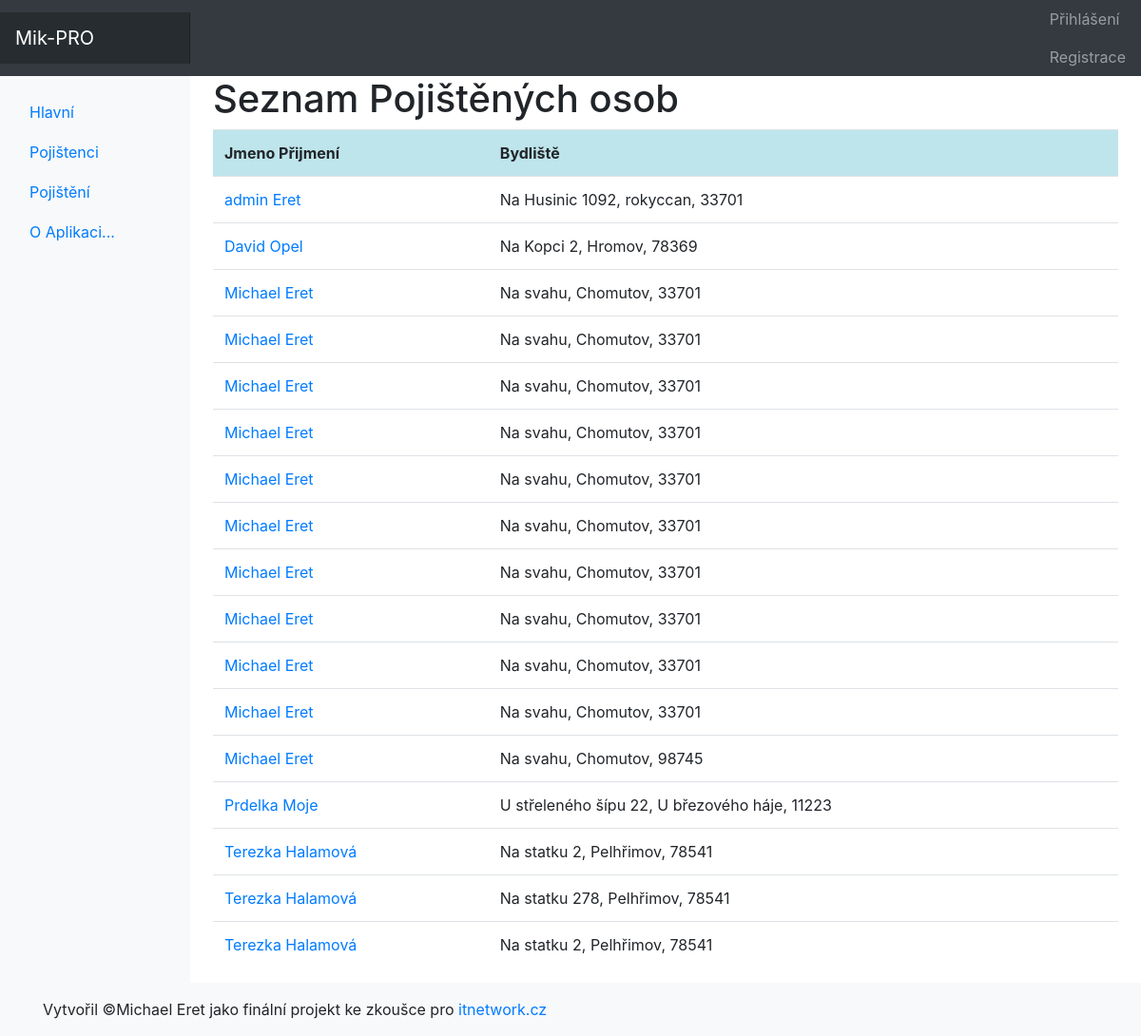
Page /pojistenci on the committed database.
### tables this page shows
CREATE TABLE `pojistenci` (
  `id_pojistence` int(11) NOT NULL,
  `jmeno` varchar(255) NOT NULL,
  `prijmeni` varchar(255) NOT NULL,
  `email` varchar(255) NOT NULL,
  `telefon` int(12) NOT NULL,
  `ulice` varchar(255) NOT NULL,
  `mesto` varchar(255) NOT NULL,
  `psc` int(6) NOT NULL
);

### kontrolery/SmerovacKontroler.php (called while the page is built, shortened)
<?php
class SmerovacKontroler extends Kontroler
{
    protected Kontroler $kontroler;
    private function pomlckyDOVelbloudiNotace(string $text): string
    {
        $veta = str_replace('-', ' ', $text);
        $veta = ucwords($veta);
        $veta = str_replace(' ', '', $veta);
        return $veta;
    }
    private function parsujURL(string $url): array
    {
        $naparsovanaURL = parse_url($url);
        $naparsovanaURL["path"] = ltrim($naparsovanaURL["path"], "/");
        $naparsovanaURL["path"] = trim($naparsovanaURL["path"]);
        $rozdelenaCesta = explode("/", $naparsovanaURL["path"]);
        return $rozdelenaCesta;
    }
    public function zpracuj(array $parametry): void
    {
        $naparsovanaURL = $this->parsujURL($parametry[0]);
        $tridaKontroleru = $this->pomlckyDOVelbloudiNotace(array_shift($naparsovanaURL)) . 'Kontroler';
        if (file_exists('kontrolery/' . $tridaKontroleru . '.php')) {
            $this->kontroler = new $tridaKontroleru;
        } else {
            $this->presmeruj('chyba');
        }
        $this->kontroler->zpracuj($naparsovanaURL);
        $this->pohled = 'rozlozeni';
    }
}

### index.php (called while the page is built, shortened)
<?php
$smerovac = new SmerovacKontroler();
$smerovac->zpracuj(array($_SERVER['REQUEST_URI']));
$smerovac->vypisPohled();

### kontrolery/PojistenciKontroler.php (called while the page is built, shortened)
<?php
class PojistenciKontroler extends Kontroler
{
    public function zpracuj(array $parametry): void
    {
        $spravcePojistencu = new SpravcePojistencu();
        $spravcePojisteni = new SpravcePojisteni();
        if (!empty($parametry[0])) {
            $pojistnik = $spravcePojistencu->detailPojistnik($parametry[0]);
            $pojisteni = $spravcePojisteni->detailPojisteni($parametry[0]);
            if (!$pojistnik) {
                $this->presmeruj('chyba');
            }
            $this->data['id_pojistence'] = $pojistnik['id_pojistence'];
            $this->data['pojisteni'] = $pojisteni;
            $this->data['jmeno'] = $pojistnik['jmeno'];
            $this->data['prijmeni'] = $pojistnik['prijmeni'];
            $this->data['email'] = $pojistnik['email'];
            $this->data['telefon'] = $pojistnik['telefon'];
            $this->data['ulice'] = $pojistnik['ulice'];
            $this->data['mesto'] = $pojistnik['mesto'];
            $this->data['psc'] = $pojistnik['psc'];
            $this->pohled = 'pojistnik';
        } else {
            $pojistenci = $spravcePojistencu->vypisAll();
            $this->pohled = 'pojistenci';
        }
    }
}

### modely/Db.php (called while the page is built, shortened)
<?php
class Db {
    private static $spojeni;
    private static array $nastaveni = array(
		PDO::ATTR_ERRMODE => PDO::ERRMODE_EXCEPTION,
		PDO::MYSQL_ATTR_INIT_COMMAND => "SET NAMES utf8",
		PDO::ATTR_EMULATE_PREPARES => false,
	);
    public static function pripoj(string $host, string $uzivatel, string $heslo, string $databaze) : void
    {
		if (!isset(self::$spojeni)) {
			self::$spojeni = @new PDO(
				"mysql:host=$host;dbname=$databaze",
				$uzivatel,
				$heslo,
				self::$nastaveni
			);
		}
	}
    public static function dotazVsechny(string $dotaz, array $parametry = array()) : array|bool
    {
		$navrat = self::$spojeni->prepare($dotaz);
		$navrat->execute($parametry);
		return $navrat->fetchAll();
	}
}

### modely/SpravcePojistencu.php (called while the page is built, shortened)
<?php
class SpravcePojistencu
{
    public function vypisAll(): array
    {
        return Db::dotazVsechny('
    SELECT id_pojistence, jmeno, prijmeni, ulice, mesto, psc
    FROM pojistenci
    ORDER BY jmeno
    ');
    }
}

### pohledy/pojistenci.phtml (the view, shortened to what this page needs)
<h1>Seznam Pojištěných osob</h1>
<table class="table table-hover">
    <tr class="table-info">
        <th>Jmeno Přijmení</th>
        <th>Bydliště</th>
    </tr>
    <?php foreach ($pojistenci as $pojistnik) : ?>
        <tr>
            <td>
                <a href="pojistenci/<?= htmlspecialchars($pojistnik['id_pojistence']) ?>"><?= htmlspecialchars($pojistnik['jmeno']) . ' ' . htmlspecialchars($pojistnik['prijmeni']) ?></a>
            </td>
            <td><?= htmlspecialchars($pojistnik['ulice']) . ', ' . htmlspecialchars($pojistnik['mesto']) . ', ' . htmlspecialchars($pojistnik['psc']) ?></td>
        </tr>
    <?php endforeach ?>
</table>

### kontrolery/Kontroler.php (shortened to what this page needs)
<?php
abstract class Kontroler
{
    protected string $pohled = "";
    public function vypisPohled(): void
    {
        if ($this->pohled) {
            require("pohledy/" . $this->pohled . ".phtml");
        }
    }
}

### pohledy/rozlozeni.phtml (shortened to what this page needs)
<!DOCTYPE html>
<html lang="cs-cz">
    <head>
        <link rel="stylesheet" href="css/bootstrap.min.css" type="text/css">
        <link rel="stylesheet" href="css/nav/dashboard.css">
    </head>
    <body>
    <header class="navbar navbar-dark sticky-top bg-dark flex-md-nowrap p-0 shadow">
        <a class="navbar-brand col-md-3 col-lg-2 me-0 px-3 fs-6" href="stranka">Mik-PRO</a>
        <div class="navbar-nav">
            <div class="nav-item text-nowrap">
                <?php if(isset($_SESSION['uzivatel'])) :?>
                    <a class="nav-link px-3" href="administrace">Administrace</a>
                <a class="nav-link px-3" href="administrace/odhlasit">Odhlásit</a>
                <?php else: ?>
                    <div>
                    <a class="nav-link px-3" href="prihlaseni">Přihlášení</a>
                    </div>
                    <div class="nav-item text-nowrap">
                        <a class="nav-link px-3" href="registrace">Registrace</a>
                    </div>
                <?php endif?>
            </div>
        </div>
    </header>
    <div class="container-fluid">
        <div class="row">
            <nav id="sidebarMenu" class="col-md-2 col-lg-2 d-md-block bg-light ">
                <div class="position-sticky pt-3 sidebar-sticky">
                    <ul class="nav flex-column">
                        <li class="nav-item">
                            <a class="nav-link active" aria-current="page"  href="stranka">
                                Hlavní
                            </a>
                        </li>
                        <li class="nav-item">
                            <a class="nav-link" href="pojistenci">
                                Pojištenci
                            </a>
                        </li>
                        <li class="nav-item">
                            <a class="nav-link" href="pojisteni">
                                Pojištění
                            </a>
                        </li>
                        <li class="nav-item">
                            <a class="nav-link" href="kontakt">
                                O Aplikaci...
                            </a>
                        </li>
                    </ul>
                </div>
            </nav>
            <main class="col-md-9 ms-sm-auto col-lg-10 px-md-4">
                <div class="table-responsive">
                    <?php $this->kontroler->vypisPohled(); ?>
                </div>
            </main>
        </div>
    </div>
        <footer class="footer mt-auto py-3 bg-light">
            <div class="container">
                Vytvořil &copy;Michael Eret jako finální projekt ke zkoušce pro <a href="https://itnetwork.cz">itnetwork.cz</a>
            </div>
        </footer>
    </body>
</html>

### css/nav/dashboard.css (style rules this page uses)
.sidebar-sticky { height: calc(100vh - 48px); overflow-x: hidden; overflow-y: auto; }
.navbar-brand { padding-top: .75rem; padding-bottom: .75rem; background-color: rgba(0, 0, 0, .25); box-shadow: inset -1px 0 0 rgba(0, 0, 0, .25); }

### rows in the picture
pojistenci: jmeno "admin", prijmeni "Eret", ulice "Na Husinic 1092", mesto "rokyccan", psc "33701"
pojistenci: jmeno "David", prijmeni "Opel", ulice "Na Kopci 2", mesto "Hromov", psc "78369"
pojistenci: jmeno "Michael", prijmeni "Eret", ulice "Na svahu", mesto "Chomutov", psc "33701"
pojistenci: jmeno "Michael", prijmeni "Eret", ulice "Na svahu", mesto "Chomutov", psc "33701"
pojistenci: jmeno "Michael", prijmeni "Eret", ulice "Na svahu", mesto "Chomutov", psc "33701"
pojistenci: jmeno "Michael", prijmeni "Eret", ulice "Na svahu", mesto "Chomutov", psc "33701"
pojistenci: jmeno "Michael", prijmeni "Eret", ulice "Na svahu", mesto "Chomutov", psc "33701"
pojistenci: jmeno "Michael", prijmeni "Eret", ulice "Na svahu", mesto "Chomutov", psc "33701"
pojistenci: jmeno "Michael", prijmeni "Eret", ulice "Na svahu", mesto "Chomutov", psc "33701"
pojistenci: jmeno "Michael", prijmeni "Eret", ulice "Na svahu", mesto "Chomutov", psc "33701"
pojistenci: jmeno "Michael", prijmeni "Eret", ulice "Na svahu", mesto "Chomutov", psc "33701"
pojistenci: jmeno "Michael", prijmeni "Eret", ulice "Na svahu", mesto "Chomutov", psc "33701"
pojistenci: jmeno "Michael", prijmeni "Eret", ulice "Na svahu", mesto "Chomutov", psc "98745"
pojistenci: jmeno "Prdelka", prijmeni "Moje", ulice "U střeleného šípu 22", mesto "U březového háje", psc "11223"
pojistenci: jmeno "Terezka", prijmeni "Halamová", ulice "Na statku 2", mesto "Pelhřimov", psc "78541"
pojistenci: jmeno "Terezka", prijmeni "Halamová", ulice "Na statku 278", mesto "Pelhřimov", psc "78541"
pojistenci: jmeno "Terezka", prijmeni "Halamová", ulice "Na statku 2", mesto "Pelhřimov", psc "78541"
